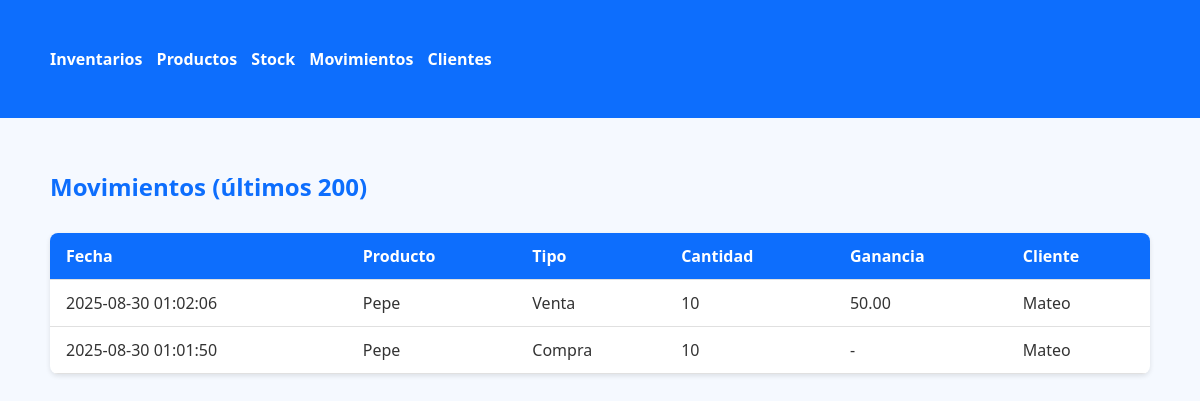
Page /movements on the earlier database version.
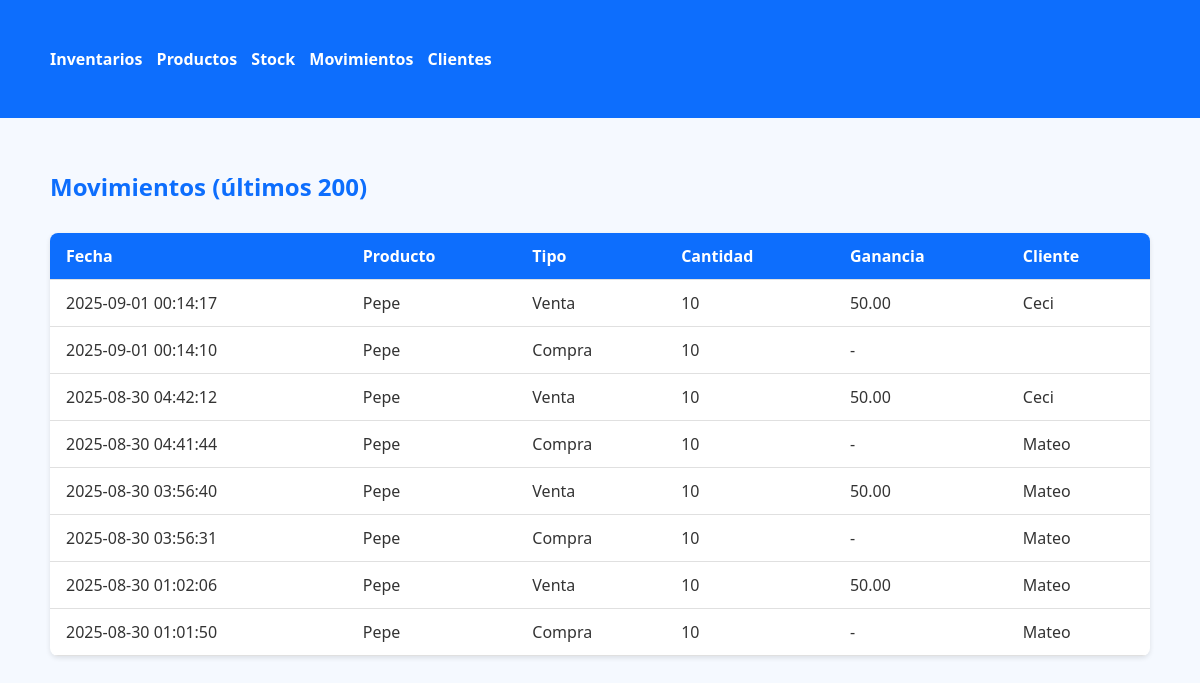
Same page on the later database version.
### app.py (models this page shows)
class Movement(db.Model):
    id = db.Column(db.Integer, primary_key=True)
    product_id = db.Column(db.Integer, db.ForeignKey('product.id'), nullable=False)
    product = db.relationship('Product', backref=db.backref('movements', lazy=True))
    quantity = db.Column(db.Integer, nullable=False)
    type = db.Column(db.String(10), nullable=False)  # 'purchase' o 'sale'
    timestamp = db.Column(db.DateTime, default=datetime.utcnow)
    profit = db.Column(db.Float, default=0)  # ganancia
    client_id = db.Column(db.Integer, db.ForeignKey('client.id'), nullable=True)
    client = db.relationship('Client', backref='movements')

class Product(db.Model):
    id = db.Column(db.Integer, primary_key=True)
    name = db.Column(db.String(100), nullable=False)
    sku = db.Column(db.String(50), unique=True, nullable=True)
    stock = db.Column(db.Integer, default=0)
    cost = db.Column(db.Float, default=0)   # costo unitario
    price = db.Column(db.Float, default=0)  # precio unitario
    created_at = db.Column(db.DateTime, default=datetime.utcnow)

class Client(db.Model):
    id = db.Column(db.Integer, primary_key=True)
    name = db.Column(db.String(100), nullable=False)
    phone = db.Column(db.String(50))
    email = db.Column(db.String(100))
    created_at = db.Column(db.DateTime, default=datetime.utcnow)

### app.py (the view)
@app.route('/movements')
def movements():
    movements = Movement.query.order_by(Movement.timestamp.desc()).limit(200).all()
    return render_template('movements.html', movements=movements)

### templates/movements.html
{% extends 'base.html' %}
{% block content %}
<h2>Movimientos (últimos 200)</h2>
<table class="table">
  <thead>
    <tr>
      <th>Fecha</th>
      <th>Producto</th>
      <th>Tipo</th>
      <th>Cantidad</th>
      <th>Ganancia</th>
      <th>Cliente</th>
    </tr>
  </thead>
  <tbody>
    {% for m in movements %}
    <tr>
      <td>{{ m.timestamp.strftime('%Y-%m-%d %H:%M:%S') }}</td>
      <td>{{ m.product.name }}</td>
      <td>{{ 'Compra' if m.type == 'purchase' else 'Venta' }}</td>
      <td>{{ m.quantity }}</td>
      <td>
        {% if m.type == 'sale' %}
          {{ "%.2f"|format(m.profit) }}
        {% else %}
          -
        {% endif %}
      </td>
      <td>{{ m.client.name if m.client else '' }}</td>
    </tr>
    {% endfor %}
  </tbody>
</table>
{% endblock %}

### templates/base.html (shortened to what this page needs)
<!doctype html>
<html lang="es">
<head>
  <link rel="stylesheet" href="{{ url_for('static', filename='styles/style.css') }}">
</head>
<body>
<nav class="navbar navbar-expand-lg navbar-light bg-light mb-4">
  <div class="container">
    <div>
      <a class="navbar-brand" href="{{ url_for('inventory') }}">Inventarios</a>
      <a class="nav-link d-inline" href="{{ url_for('products') }}">Productos</a>
      <a class="nav-link d-inline" href="{{ url_for('inventory') }}">Stock</a>
      <a class="nav-link d-inline" href="{{ url_for('movements') }}">Movimientos</a>
      <a class="nav-link d-inline" href="{{ url_for('clients') }}">Clientes</a>
    </div>
  </div>
</nav>
<div class="container">
  {% block content %}{% endblock %}
</div>
</body>
</html>

### static/styles/style.css (style rules this page uses)
body { font-family: "Segoe UI", Tahoma, sans-serif; margin: 0; padding: 0; background-color: #f5f9ff; color: #333; }
nav { background-color: #0d6efd; padding: 1rem; }
nav a { color: rgb(255, 255, 255); text-decoration: none; margin-right: 10px; font-weight: bold; }
h1, h2, h3 { color: #0d6efd; margin-bottom: 1rem; }
table { width: 100%; border-collapse: collapse; margin-bottom: 2rem; background: white; border-radius: 8px; overflow: hidden; box-shadow: 0 2px 5px rgba(0,0,0,0.1); margin-top: 30px; }
th, td { padding: 0.75rem 1rem; border-bottom: 1px solid #e0e0e0; text-align: left; }
th { background-color: #0d6efd; color: white; }
.container { max-width: 1100px; margin: auto; padding: 2rem; }

Differences in the rows shown:
added Movement: timestamp "2025-09-01 00:14:17", product.name "Pepe", type "Venta", quantity "10", profit "50.00", client "Ceci"
added Movement: timestamp "2025-09-01 00:14:10", product.name "Pepe", type "Compra", quantity "10"
added Movement: timestamp "2025-08-30 04:42:12", product.name "Pepe", type "Venta", quantity "10", profit "50.00", client "Ceci"
added Movement: timestamp "2025-08-30 04:41:44", product.name "Pepe", type "Compra", quantity "10", client "Mateo"
added Movement: timestamp "2025-08-30 03:56:40", product.name "Pepe", type "Venta", quantity "10", profit "50.00", client "Mateo"
added Movement: timestamp "2025-08-30 03:56:31", product.name "Pepe", type "Compra", quantity "10", client "Mateo"
